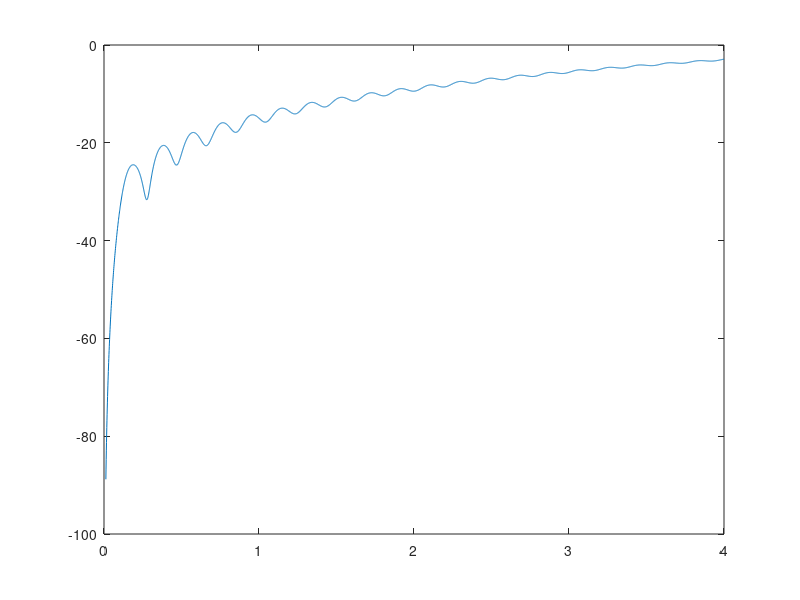

The MATLAB source for this figure:
f = 3e9;
c = 3e8;
lambda = c/f;
k = 2*pi/lambda;
N = 100;

a_over_lambda = linspace(0,4,4001);
rcs_bs = zeros(length(a_over_lambda),1);

for i = 1:length(a_over_lambda)
ka = 2*pi*a_over_lambda(i);

summation = zeros(N,1);
bess1 = zeros(N,1);
bess2 = zeros(N,1);

for n = 1:N
    bess1(n) = ka*sqrt(pi/(2*ka))*besselh(n+0.5,2,ka);
    bess2(n) = (n+1).*sqrt(pi/(2*ka))*besselh(n+0.5,2,ka)-ka*sqrt(pi/(2*ka))*besselh(n+1.5,2,ka);
    summation(n) = (-1).^n*(2*n+1)/(bess1(n)*bess2(n));
end

rcs_bs(i) = lambda.^2/(4*pi)*abs(sum(summation)).^2;

end

figure;
plot(a_over_lambda,10*log10(rcs_bs))

